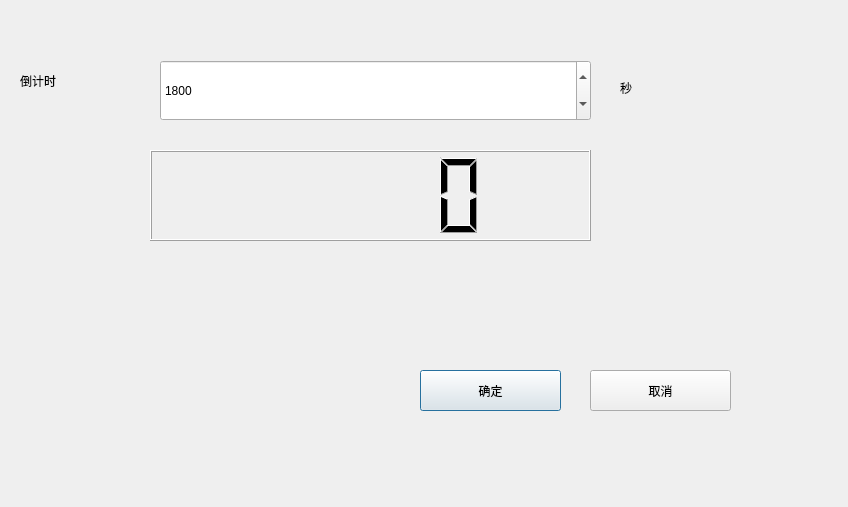
<?xml version="1.0" encoding="UTF-8"?>
<ui version="4.0">
 <class>Dialog</class>
 <widget class="QDialog" name="Dialog">
  <property name="geometry">
   <rect>
    <x>0</x>
    <y>0</y>
    <width>848</width>
    <height>507</height>
   </rect>
  </property>
  <property name="windowTitle">
   <string>Dialog</string>
  </property>
  <widget class="QLCDNumber" name="lcdNumber">
   <property name="geometry">
    <rect>
     <x>150</x>
     <y>150</y>
     <width>441</width>
     <height>91</height>
    </rect>
   </property>
  </widget>
  <widget class="QPushButton" name="btnOK">
   <property name="geometry">
    <rect>
     <x>420</x>
     <y>370</y>
     <width>141</width>
     <height>41</height>
    </rect>
   </property>
   <property name="text">
    <string>确定</string>
   </property>
  </widget>
  <widget class="QPushButton" name="btnCancel">
   <property name="geometry">
    <rect>
     <x>590</x>
     <y>370</y>
     <width>141</width>
     <height>41</height>
    </rect>
   </property>
   <property name="text">
    <string>取消</string>
   </property>
  </widget>
  <widget class="QLabel" name="label">
   <property name="geometry">
    <rect>
     <x>20</x>
     <y>50</y>
     <width>101</width>
     <height>61</height>
    </rect>
   </property>
   <property name="text">
    <string>倒计时</string>
   </property>
  </widget>
  <widget class="QLabel" name="label_2">
   <property name="geometry">
    <rect>
     <x>620</x>
     <y>80</y>
     <width>72</width>
     <height>15</height>
    </rect>
   </property>
   <property name="text">
    <string>秒</string>
   </property>
  </widget>
  <widget class="QSpinBox" name="spinBox">
   <property name="geometry">
    <rect>
     <x>160</x>
     <y>60</y>
     <width>431</width>
     <height>61</height>
    </rect>
   </property>
   <property name="maximum">
    <number>3600</number>
   </property>
   <property name="singleStep">
    <number>200</number>
   </property>
   <property name="value">
    <number>1800</number>
   </property>
  </widget>
 </widget>
 <resources/>
 <connections/>
</ui>
